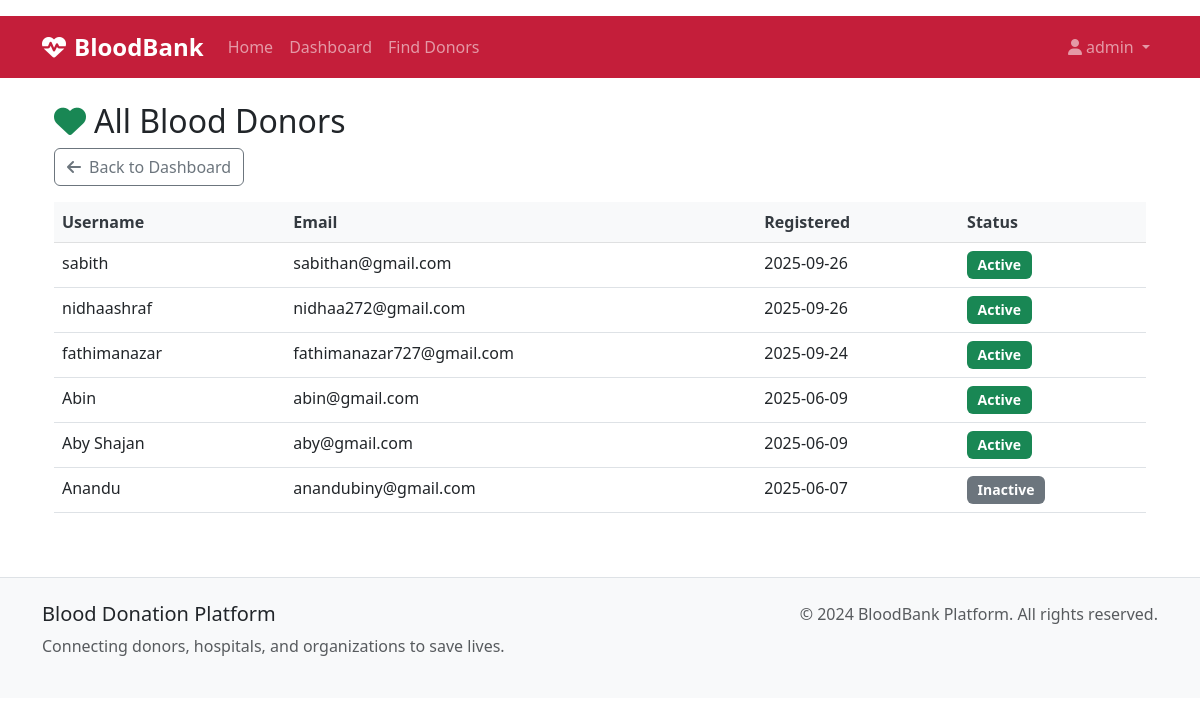
The app's page /admin/donors (signed in), older data.
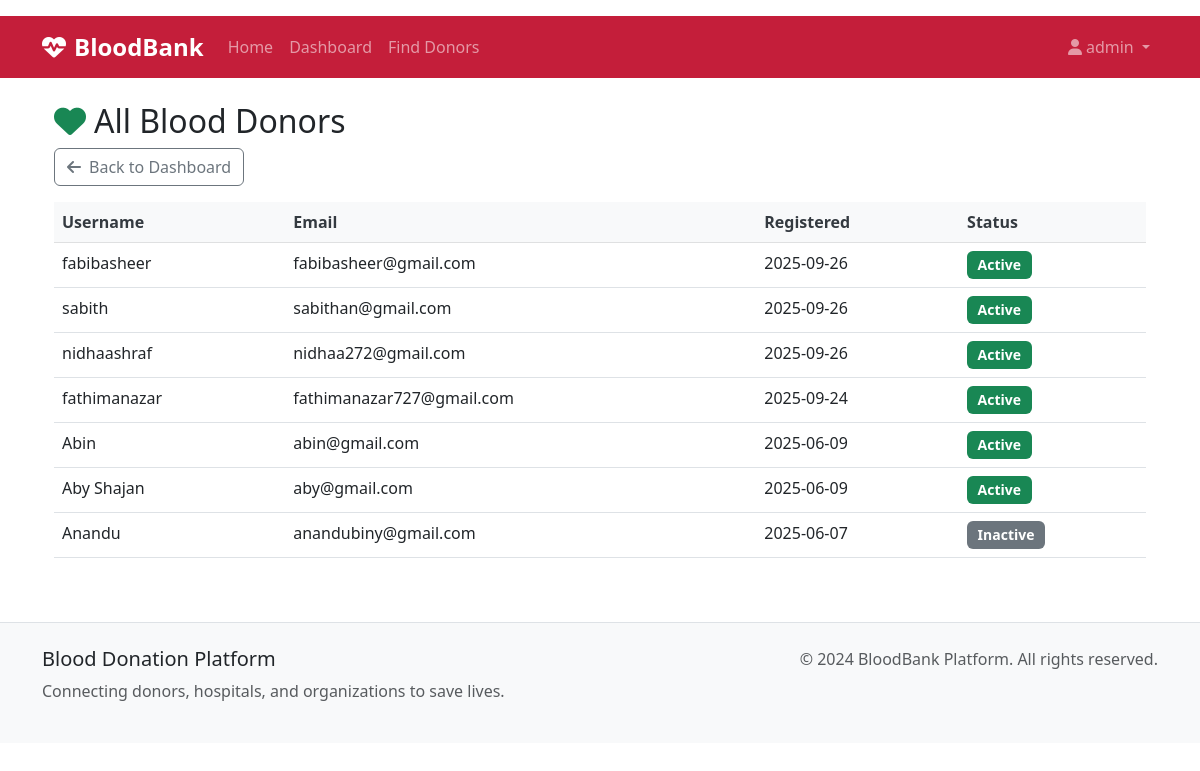
The same page, newer data.
### models.py (models this page shows, shortened)
class User(db.Model):
    id = db.Column(db.Integer, primary_key=True)
    username = db.Column(db.String(80), unique=True, nullable=False)
    email = db.Column(db.String(120), unique=True, nullable=False)
    password_hash = db.Column(db.String(256), nullable=False)
    role = db.Column(db.String(20), nullable=False)  # donor, hospital, organization, admin
    created_at = db.Column(db.DateTime, default=datetime.utcnow)
    is_active = db.Column(db.Boolean, default=True)
    donor_profile = db.relationship('DonorProfile', backref='user', uselist=False)
    hospital_profile = db.relationship('HospitalProfile', backref='user', uselist=False)
    organization_profile = db.relationship('OrganizationProfile', backref='user', uselist=False)

### routes.py (the view)
@app.route('/admin/donors')
@role_required(['admin'])
def admin_list_donors():
    donors = User.query.filter_by(role='donor').order_by(User.created_at.desc()).all()
    return render_template('admin/list_donors.html', donors=donors)

### utils.py (called while the page is built)
def role_required(roles):
    def decorator(f):
        @wraps(f)
        def decorated_function(*args, **kwargs):
            if 'user_id' not in session:
                flash('Please log in to access this page.', 'warning')
                return redirect(url_for('login'))
            user = User.query.get(session['user_id'])
            if not user or user.role not in roles:
                flash('You do not have permission to access this page.',
                      'error')
                return redirect(url_for('dashboard'))
            return f(*args, **kwargs)
        return decorated_function
    return decorator

### templates/admin/list_donors.html (shortened to what this page needs)
{% extends 'base.html' %}
{% block content %}
<div class="container my-4">
    <h2><i class="fas fa-heart me-2 text-success"></i>All Blood Donors</h2>
    <a href="{{ url_for('admin_dashboard') }}" class="btn btn-outline-secondary mb-3">
        <i class="fas fa-arrow-left me-2"></i>Back to Dashboard
    </a>
    <div class="table-responsive">
        <table class="table table-hover">
            <thead class="table-light">
                <tr>
                    <th>Username</th>
                    <th>Email</th>
                    <th>Registered</th>
                    <th>Status</th>
                </tr>
            </thead>
            <tbody>
                {% for donor in donors %}
                <tr>
                    <td>{{ donor.username }}</td>
                    <td>{{ donor.email }}</td>
                    <td>{{ donor.created_at.strftime('%Y-%m-%d') }}</td>
                    <td>{% if donor.is_active %}<span class="badge bg-success">Active</span>{% else %}<span class="badge bg-secondary">Inactive</span>{% endif %}</td>
                </tr>
                {% endfor %}
            </tbody>
        </table>
    </div>
</div>
{% endblock %}

Row changes from the older to the newer data that the page shows:
added User: username "fabibasheer", email "fabibasheer@gmail.com", created_at "2025-09-26", is_active "Active"
